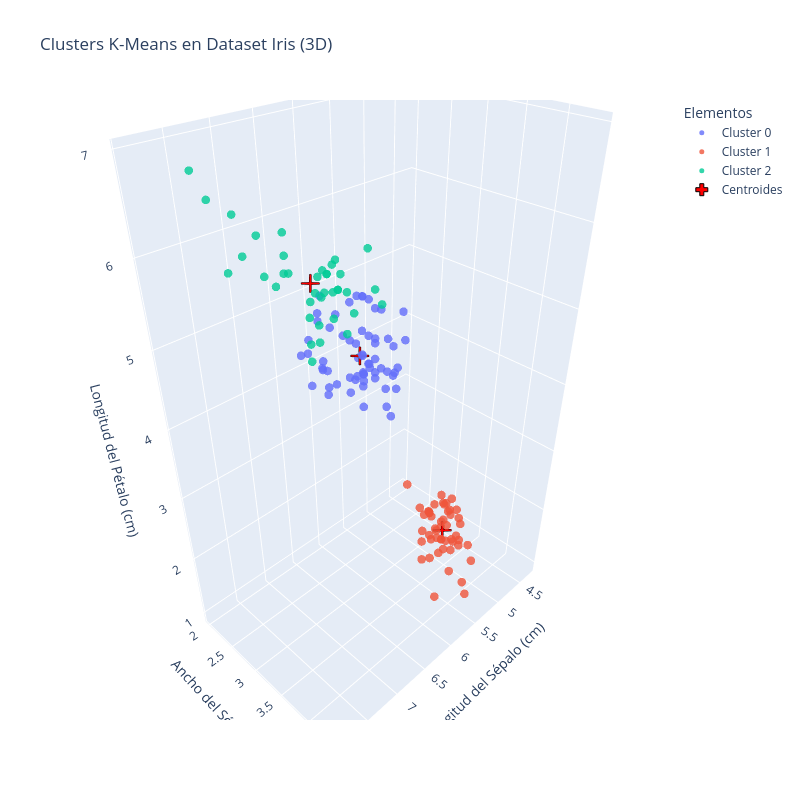

Write notebook code for a chart like this one.
### Markdown cell above
### 7.1 Mejorando el modelo

Para garantizar un mejor resultado en el Clústering, se agregará una tercera dimensión para separar las observaciones de manera más precisa.

### Code cell
import plotly.express as px
import plotly.graph_objects as go

# Cargar el dataset Iris
iris = load_iris()
X_iris = iris.data

# pca = PCA(n_components=4)
# X_iris = pca.fit_transform(X_iris)

# Nombres de características en español
feature_names_es = [
    'Longitud del Sépalo (cm)',
    'Ancho del Sépalo (cm)',
    'Longitud del Pétalo (cm)',
    'Ancho del Pétalo (cm)'
]

# Crear el modelo K-Means con k=3 y todas las dimensiones
kmeans_iris = KMeans(n_clusters=3, random_state=42, n_init=10)
y_pred_iris = kmeans_iris.fit_predict(X_iris)
centroides_iris = kmeans_iris.cluster_centers_

# Crear la visualización 3D usando las primeras 3 dimensiones
fig = go.Figure()

# Añadimos los puntos para cada cluster
for cluster_id in range(3):
    # Filtramos los puntos de este cluster
    cluster_points = X_iris[y_pred_iris == cluster_id]

    # Añadimos los puntos al gráfico
    fig.add_trace(go.Scatter3d(
        x=cluster_points[:, 0],
        y=cluster_points[:, 1],
        z=cluster_points[:, 2],
        mode='markers',
        marker=dict(
            size=5,
            opacity=0.8,
        ),
        name=f'Cluster {cluster_id}'
    ))

# Añadimos los centroides
fig.add_trace(go.Scatter3d(
    x=centroides_iris[:, 0],
    y=centroides_iris[:, 1],
    z=centroides_iris[:, 2],
    mode='markers',
    marker=dict(
        color='red',
        size=10,
        symbol='cross',
        line=dict(
            color='black',
            width=1
        )
    ),
    name='Centroides'
))

# Configuramos el layout con nombres en español
fig.update_layout(
    title='Clusters K-Means en Dataset Iris (3D)',
    scene=dict(
        xaxis_title=feature_names_es[0],
        yaxis_title=feature_names_es[1],
        zaxis_title=feature_names_es[2],
    ),
    legend_title="Elementos",
    width=800,
    height=800,
)

# Mostrar el gráfico
fig.show()

# Evaluamos la calidad del clustering con todas las dimensiones
silhouette = silhouette_score(X_iris, y_pred_iris)
print(f"Coeficiente de silueta (usando todas las dimensiones): {silhouette:.3f}")

### Figure 1 — Plotly figure (JSON) as saved in the notebook; plotly's stock layout.template omitted (floating-point values rounded to 4 significant figures)
{"data": [{"marker": {"opacity": 0.8, "size": 5}, "mode": "markers", "name": "Cluster 0", "type": "scatter3d", "x": [7.0, 6.4, 5.5, 6.5, 5.7, 6.3, 4.9, 6.6, 5.2, 5.0, 5.9, 6.0, 6.1, 5.6, 6.7, 5.6, 5.8, 6.2, 5.6, 5.9, 6.1, 6.3, 6.1, 6.4, 6.6, 6.8, 6.0, 5.7, 5.5, 5.5, 5.8, 6.0, 5.4, 6.0, 6.7, 6.3, 5.6, 5.5, 5.5, 6.1, 5.8, 5.0, 5.6, 5.7, 5.7, 6.2, 5.1, 5.7, 5.8, 4.9, 5.7, 5.8, 6.0, 5.6, 6.3, 6.2, 6.1, 6.3, 6.0, 5.8, 6.3, 5.9], "y": [3.2, 3.2, 2.3, 2.8, 2.8, 3.3, 2.4, 2.9, 2.7, 2.0, 3.0, 2.2, 2.9, 2.9, 3.1, 3.0, 2.7, 2.2, 2.5, 3.2, 2.8, 2.5, 2.8, 2.9, 3.0, 2.8, 2.9, 2.6, 2.4, 2.4, 2.7, 2.7, 3.0, 3.4, 3.1, 2.3, 3.0, 2.5, 2.6, 3.0, 2.6, 2.3, 2.7, 3.0, 2.9, 2.9, 2.5, 2.8, 2.7, 2.5, 2.5, 2.8, 2.2, 2.8, 2.7, 2.8, 3.0, 2.8, 3.0, 2.7, 2.5, 3.0], "z": [4.7, 4.5, 4.0, 4.6, 4.5, 4.7, 3.3, 4.6, 3.9, 3.5, 4.2, 4.0, 4.7, 3.6, 4.4, 4.5, 4.1, 4.5, 3.9, 4.8, 4.0, 4.9, 4.7, 4.3, 4.4, 4.8, 4.5, 3.5, 3.8, 3.7, 3.9, 5.1, 4.5, 4.5, 4.7, 4.4, 4.1, 4.0, 4.4, 4.6, 4.0, 3.3, 4.2, 4.2, 4.2, 4.3, 3.0, 4.1, 5.1, 4.5, 5.0, 5.1, 5.0, 4.9, 4.9, 4.8, 4.9, 5.1, 4.8, 5.1, 5.0, 5.1]}, {"marker": {"opacity": 0.8, "size": 5}, "mode": "markers", "name": "Cluster 1", "type": "scatter3d", "x": [5.1, 4.9, 4.7, 4.6, 5.0, 5.4, 4.6, 5.0, 4.4, 4.9, 5.4, 4.8, 4.8, 4.3, 5.8, 5.7, 5.4, 5.1, 5.7, 5.1, 5.4, 5.1, 4.6, 5.1, 4.8, 5.0, 5.0, 5.2, 5.2, 4.7, 4.8, 5.4, 5.2, 5.5, 4.9, 5.0, 5.5, 4.9, 4.4, 5.1, 5.0, 4.5, 4.4, 5.0, 5.1, 4.8, 5.1, 4.6, 5.3, 5.0], "y": [3.5, 3.0, 3.2, 3.1, 3.6, 3.9, 3.4, 3.4, 2.9, 3.1, 3.7, 3.4, 3.0, 3.0, 4.0, 4.4, 3.9, 3.5, 3.8, 3.8, 3.4, 3.7, 3.6, 3.3, 3.4, 3.0, 3.4, 3.5, 3.4, 3.2, 3.1, 3.4, 4.1, 4.2, 3.1, 3.2, 3.5, 3.6, 3.0, 3.4, 3.5, 2.3, 3.2, 3.5, 3.8, 3.0, 3.8, 3.2, 3.7, 3.3], "z": [1.4, 1.4, 1.3, 1.5, 1.4, 1.7, 1.4, 1.5, 1.4, 1.5, 1.5, 1.6, 1.4, 1.1, 1.2, 1.5, 1.3, 1.4, 1.7, 1.5, 1.7, 1.5, 1.0, 1.7, 1.9, 1.6, 1.6, 1.5, 1.4, 1.6, 1.6, 1.5, 1.5, 1.4, 1.5, 1.2, 1.3, 1.4, 1.3, 1.5, 1.3, 1.3, 1.3, 1.6, 1.9, 1.4, 1.6, 1.4, 1.5, 1.4]}, {"marker": {"opacity": 0.8, "size": 5}, "mode": "markers", "name": "Cluster 2", "type": "scatter3d", "x": [6.9, 6.7, 6.3, 7.1, 6.3, 6.5, 7.6, 7.3, 6.7, 7.2, 6.5, 6.4, 6.8, 6.4, 6.5, 7.7, 7.7, 6.9, 7.7, 6.7, 7.2, 6.4, 7.2, 7.4, 7.9, 6.4, 6.1, 7.7, 6.3, 6.4, 6.9, 6.7, 6.9, 6.8, 6.7, 6.7, 6.5, 6.2], "y": [3.1, 3.0, 3.3, 3.0, 2.9, 3.0, 3.0, 2.9, 2.5, 3.6, 3.2, 2.7, 3.0, 3.2, 3.0, 3.8, 2.6, 3.2, 2.8, 3.3, 3.2, 2.8, 3.0, 2.8, 3.8, 2.8, 2.6, 3.0, 3.4, 3.1, 3.1, 3.1, 3.1, 3.2, 3.3, 3.0, 3.0, 3.4], "z": [4.9, 5.0, 6.0, 5.9, 5.6, 5.8, 6.6, 6.3, 5.8, 6.1, 5.1, 5.3, 5.5, 5.3, 5.5, 6.7, 6.9, 5.7, 6.7, 5.7, 6.0, 5.6, 5.8, 6.1, 6.4, 5.6, 5.6, 6.1, 5.6, 5.5, 5.4, 5.6, 5.1, 5.9, 5.7, 5.2, 5.2, 5.4]}, {"marker": {"color": "red", "line": {"color": "black", "width": 1}, "size": 10, "symbol": "cross"}, "mode": "markers", "name": "Centroides", "type": "scatter3d", "x": [5.902, 5.006, 6.85], "y": [2.748, 3.428, 3.074], "z": [4.394, 1.462, 5.742]}], "layout": {"height": 800, "legend": {"title": {"text": "Elementos"}}, "scene": {"xaxis": {"title": {"text": "Longitud del Sépalo (cm)"}}, "yaxis": {"title": {"text": "Ancho del Sépalo (cm)"}}, "zaxis": {"title": {"text": "Longitud del Pétalo (cm)"}}}, "title": {"text": "Clusters K-Means en Dataset Iris (3D)"}, "width": 800}}
